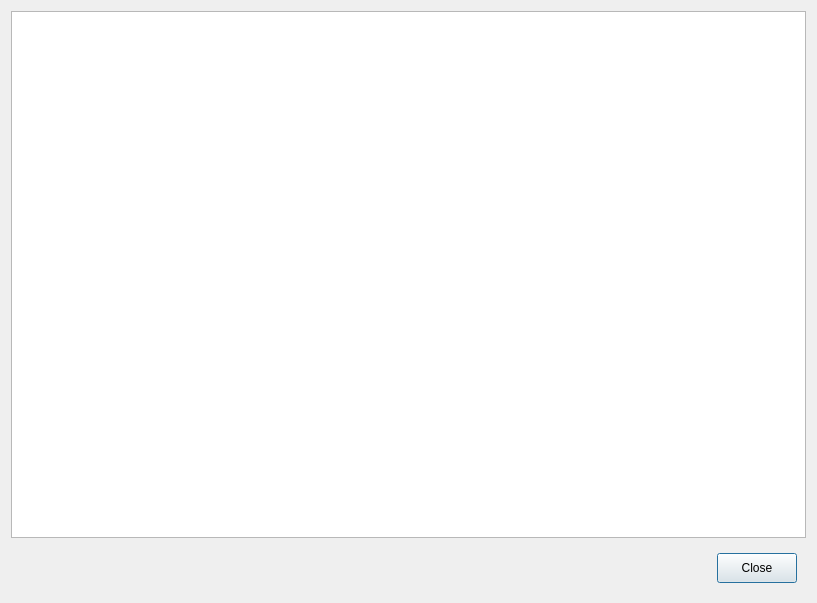
<?xml version="1.0" encoding="UTF-8"?>
<ui version="4.0">
 <class>frmHelp</class>
 <widget class="QDialog" name="frmHelp">
  <property name="geometry">
   <rect>
    <x>0</x>
    <y>0</y>
    <width>817</width>
    <height>603</height>
   </rect>
  </property>
  <property name="windowTitle">
   <string>Dialog</string>
  </property>
  <layout class="QVBoxLayout" name="verticalLayout">
   <item>
    <widget class="QTextBrowser" name="txtHelp"/>
   </item>
   <item>
    <widget class="QWidget" name="widget" native="true">
     <layout class="QHBoxLayout" name="horizontalLayout">
      <item>
       <spacer name="horizontalSpacer">
        <property name="orientation">
         <enum>Qt::Horizontal</enum>
        </property>
        <property name="sizeHint" stdset="0">
         <size>
          <width>692</width>
          <height>20</height>
         </size>
        </property>
       </spacer>
      </item>
      <item>
       <widget class="QPushButton" name="cmdClose">
        <property name="minimumSize">
         <size>
          <width>0</width>
          <height>30</height>
         </size>
        </property>
        <property name="text">
         <string>Close</string>
        </property>
       </widget>
      </item>
     </layout>
    </widget>
   </item>
  </layout>
 </widget>
 <resources/>
 <connections/>
</ui>
